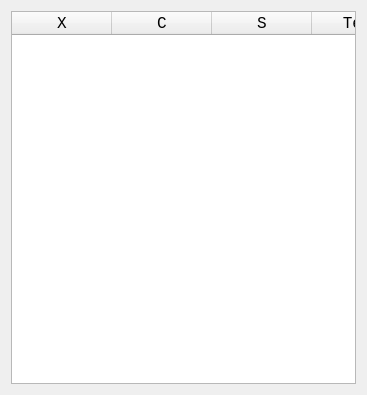
<?xml version="1.0" encoding="UTF-8"?>
<ui version="4.0">
 <class>QtDialog</class>
 <widget class="QDialog" name="QtDialog">
  <property name="geometry">
   <rect>
    <x>0</x>
    <y>0</y>
    <width>367</width>
    <height>395</height>
   </rect>
  </property>
  <property name="font">
   <font>
    <family>Courier New</family>
    <pointsize>12</pointsize>
   </font>
  </property>
  <property name="windowIcon">
   <iconset>
    <normaloff>:/images/R.png</normaloff>:/images/R.png</iconset>
  </property>
  <layout class="QGridLayout" name="gridLayout">
   <item row="0" column="0">
    <widget class="QTableWidget" name="tableWidget">
     <property name="verticalScrollBarPolicy">
      <enum>Qt::ScrollBarAlwaysOff</enum>
     </property>
     <property name="horizontalScrollBarPolicy">
      <enum>Qt::ScrollBarAlwaysOff</enum>
     </property>
     <column>
      <property name="text">
       <string>X</string>
      </property>
     </column>
     <column>
      <property name="text">
       <string>C</string>
      </property>
     </column>
     <column>
      <property name="text">
       <string>S</string>
      </property>
     </column>
     <column>
      <property name="text">
       <string>Text</string>
      </property>
     </column>
    </widget>
   </item>
  </layout>
 </widget>
 <layoutdefault spacing="6" margin="11"/>
 <resources/>
 <connections/>
</ui>
